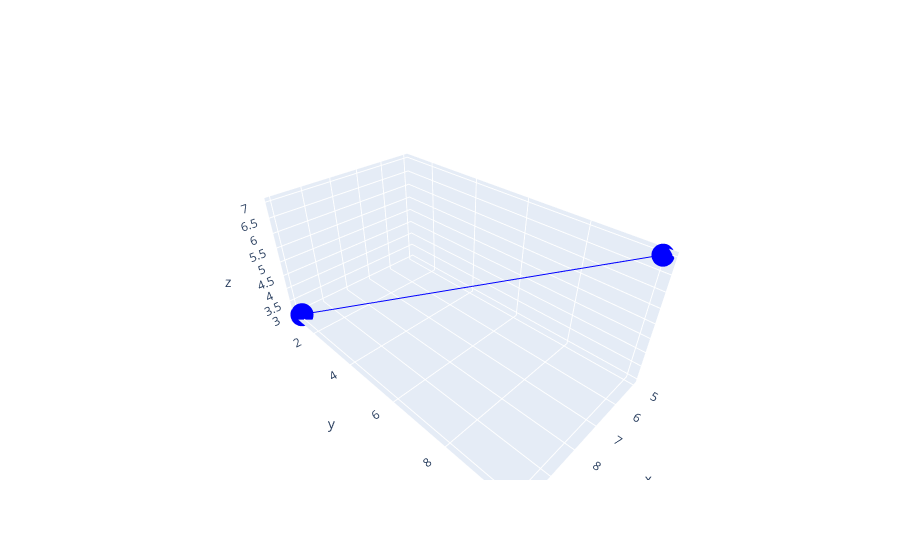

Write notebook code for a chart like this one.
### Code cell
fig = go.Figure()
fig.add_trace(go.Scatter3d(x=point_data['x'], y=point_data['y'], z=point_data['z'], mode='lines+markers', name='Euclidean', line=dict(color='blue', width=2)))
fig.show()

### Figure 1 — Plotly figure (JSON) as saved in the notebook; plotly's stock layout.template omitted (floating-point values rounded to 4 significant figures)
{"data": [{"line": {"color": "blue", "width": 2}, "mode": "lines+markers", "name": "Euclidean", "type": "scatter3d", "x": [10, 5], "y": [1, 10], "z": [3, 7]}], "layout": {}}
